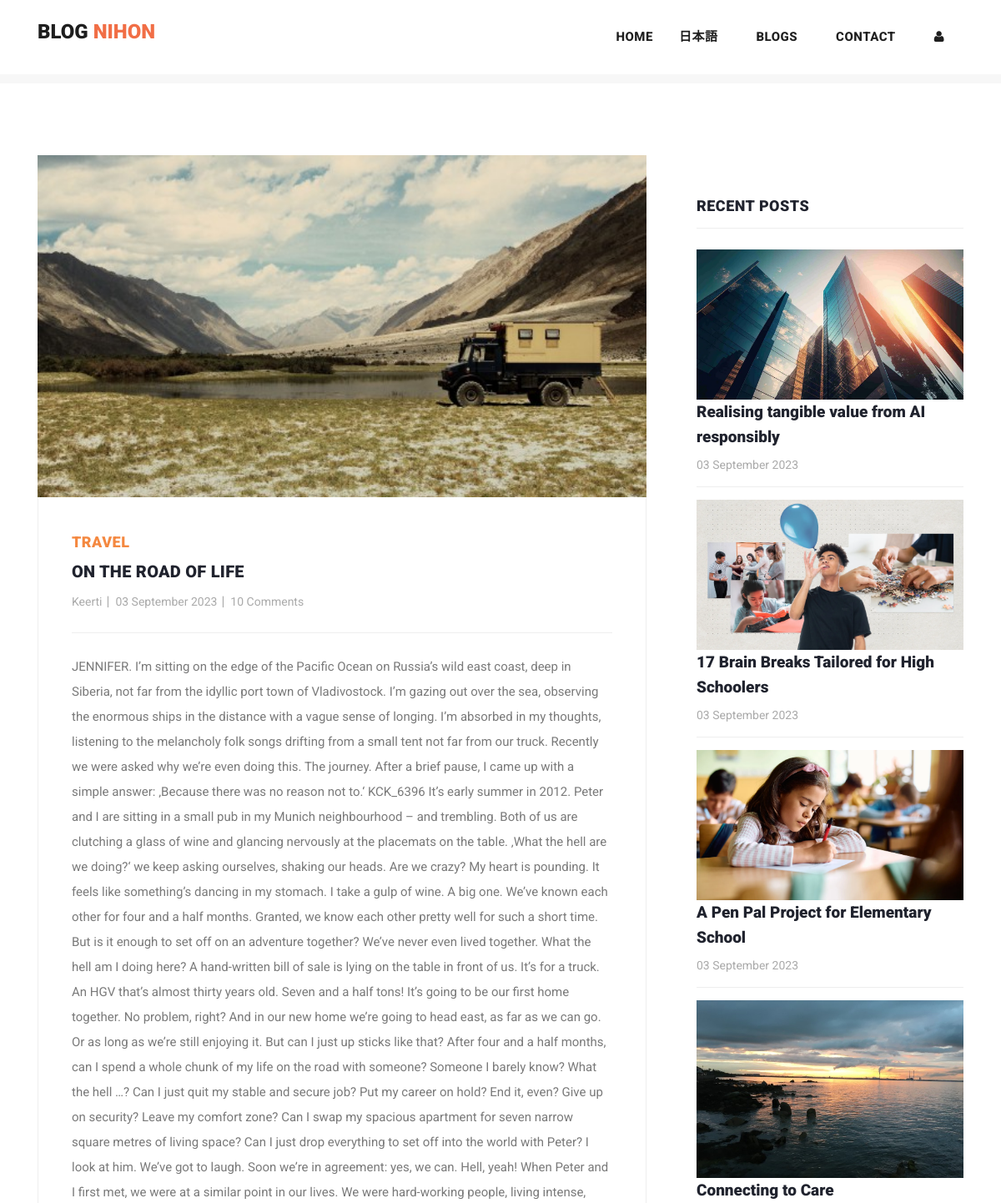
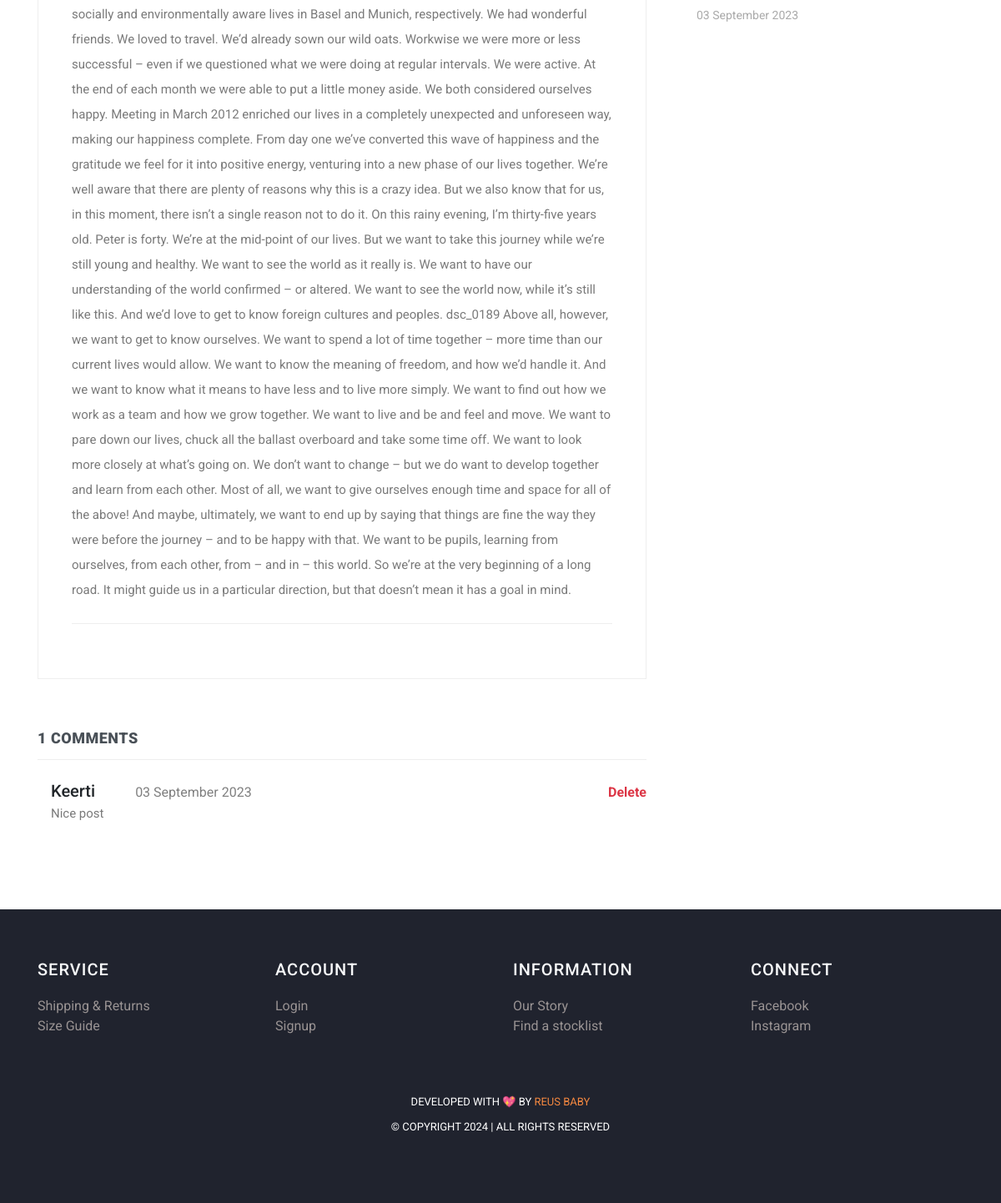
The page /post/18 on the database its author committed (2 pictures, top to bottom).
### myapp/models.py (models this page shows, shortened)
class Post(models.Model):
    postname = models.CharField(max_length=600)
    category = models.CharField(max_length=600)
    image = models.ImageField(upload_to='images/posts',blank=True,null=True)
    content = models.CharField(max_length=100000)
    time = models.CharField(default=time,max_length=100, blank=True)
    likes = models.IntegerField(null=True,blank=True,default=0)
    user = models.ForeignKey(User,on_delete=models.CASCADE)

class Comment(models.Model):
    content = models.CharField(max_length=200)
    time = models.CharField(default=time,max_length=100, blank=True)
    post = models.ForeignKey(Post,on_delete=models.CASCADE)
    user = models.ForeignKey(User,on_delete=models.CASCADE)

### myapp/views.py (the view)
# urls.py: path("post/<int:id>",views.post,name="post"),
def post(request,id):
    post = Post.objects.get(id=id)
    return render(request,"post-details.html",{
        "user":request.user,
        'post':Post.objects.get(id=id),
        'recent_posts':Post.objects.all().order_by("-id"),
        'media_url':settings.MEDIA_URL,
        'comments':Comment.objects.filter(post_id = post.id),
        'total_comments': len(Comment.objects.filter(post_id = post.id))
    })

### templates/post-details.html (shortened to what this page needs)
{% load static %}
<!DOCTYPE html>
<html lang="en">
  <head>
    <link href="https://cdn.jsdelivr.net/npm/bootstrap@5.3.0-alpha3/dist/css/bootstrap.min.css" rel="stylesheet">
    <link href="{% static 'vendor/bootstrap/css/bootstrap.min.css' %}" rel="stylesheet">
    <link rel="stylesheet" href="{% static 'assets/css/fontawesome.css' %}">
    <link rel="stylesheet" href="{% static 'assets/css/templatemo-stand-blog.css' %}">
    <link rel="stylesheet" href="{% static 'assets/css/owl.css' %}">
  </head>
  <body>
    {%include 'header.html'%}
    <section class="blog-posts grid-system">
      <div class="container">
        <div class="row">
          <div class="col-lg-8">
            <div class="all-blog-posts">
              <div class="row">
                <div class="col-lg-12">
                  <div class="blog-post">
                    <div class="blog-thumb">
                      <img src="{{media_url}}{{post.image}}" alt="post_image">
                    </div>
                    <div class="down-content">
                      <span>{{post.category}}</span>
                      <a><h4>{{post.postname}}</h4></a>
                      <ul class="post-info">
                        <li><a href="#">{{post.user}}</a></li>
                        <li><a href="#">{{post.time}}</a></li>
                        <li><a href="#">10 Comments</a></li>
                      </ul>
                      <p>{{post.content}}</p>
                    </div>
                  </div>
                </div>
                <div class="col-lg-12">
                  <div class="sidebar-item comments">
                    <div class="sidebar-heading">
                      <h2 class="text-dark-emphasis">{{total_comments}} comments</h2>
                    </div>
                    <div class="content">
                      <ul>
                        {% for comment in comments %}
                        <li style="display: block;">
                          <div class="ps-3">
                            <h5>{{comment.user}}<span class="small text-black-50 px-5 text-danger">{{comment.time}}</span>
                              {% if post.user == user or comment.user == post.user%}
                              <a href="{% url 'deletecomment' comment.id %}" class="small text-danger float-right fw-bold pt-1">Delete</a>
                              {% endif %}
                            </h5>
                            <p>{{comment.content}}</p>
                          </div>
                        </li>
                        {% endfor %}
                      </ul>
                    </div>
                  </div>
                </div>
              </div>
            </div>
          </div>
          <div class="col-lg-4">
            <div class="sidebar">
              <div class="row">
                <div class="col-lg-12">
                  <div class="sidebar-item recent-posts">
                    <div class="sidebar-heading">
                      <h2>Recent Posts</h2>
                    </div>
                    <div class="content">
                      <ul>
                        {% for post in recent_posts|slice:"0:4" %}
                        <li>
                          <img src="{{media_url}}{{post.image}}" class="img-fluid" alt="">
                          <a href="post-details.html">
                            <a href="{% url 'post' post.id %}" class="text-decoration-none text-dark"><h5>{{post.postname}}</h5></a>
                          <span>{{post.time}}</span>
                        </a></li>
                        {% endfor %}
                      </ul>
                    </div>
                  </div>
                </div>
              </div>
            </div>
          </div>
        </div>
      </div>
    </section>
   {% include "footer.html" %}
  </body>
</html>

### static/assets/css/templatemo-stand-blog.css (style rules this page uses)
body { font-family: 'Roboto', sans-serif; overflow-x: hidden; text-rendering: optimizeLegibility; -webkit-font-smoothing: antialiased; -moz-osx-font-smoothing: grayscale; }
p { margin-bottom: 0px; font-size: 15px; font-weight: 400; color: #7a7a7a; line-height: 30px; }
a { text-decoration: none!important; }
ul { padding: 0; margin: 0; list-style: none; }
h1,h2,h3,h4,h5,h6 { margin: 0px; }
.blog-posts { margin-top: 100px; }
.blog-posts .blog-post { margin-bottom: 30px; }
.blog-posts .blog-thumb img { width: 100%; overflow: hidden; }
.blog-posts .down-content { padding: 40px; border-right: 1px solid #eee; border-left: 1px solid #eee; border-bottom: 1px solid #eee; }
.blog-posts .down-content span { font-size: 18px; text-transform: uppercase; letter-spacing: 0.5px; font-weight: 900; color: #f48840; }
.blog-posts .down-content h4 { font-size: 24px; text-transform: capitalize; letter-spacing: 0.5px; font-weight: 900; color: #20232e; margin: 10px 0px 12px 0px; }
.blog-posts .down-content ul.post-info li { display: inline-block; margin-right: 8px; }
.blog-posts .down-content ul.post-info li:after { content: '|'; color: #aaa; margin-left: 8px; }
.blog-posts .down-content h4 { font-size: 20px; letter-spacing: 0.25px; }
.grid-system .down-content ul.post-info li { margin-right: 3px; }
.grid-system .down-content ul.post-info li:after { margin-left: 5px; }
.blog-posts .down-content ul.post-info li:last-child::after { display: none; }
.blog-posts .down-content ul.post-info li a { font-size: 14px; color: #aaa; font-weight: 400; transition: all .3s; }
.blog-posts .down-content p { padding: 25px 0px; margin: 25px 0px; border-top: 1px solid #eee; border-bottom: 1px solid #eee; }
.blog-posts .sidebar-heading h2 { font-size: 18px; text-transform: uppercase; font-weight: 900; letter-spacing: 0.5px; color: #20232e; border-bottom: 1px solid #eee; padding-bottom: 15px; margin-bottom: 25px; }
.blog-posts .comments { margin-top: 30px; }
.blog-posts .comments ul li { display: inline-block; margin-bottom: 20px; padding-bottom: 20px; border-bottom: 1px solid #eee; }
.blog-posts .comments ul li:last-child { margin-bottom: 0px; padding-bottom: 0px; border-bottom: none; }
.sidebar { margin-left: 30px; }
.sidebar .sidebar-item { margin-top: 50px; }
.sidebar .sidebar-heading h2 { font-size: 18px; text-transform: uppercase; font-weight: 900; letter-spacing: 0.5px; color: #20232e; border-bottom: 1px solid #eee; padding-bottom: 15px; margin-bottom: 25px; }
.sidebar .recent-posts ul li { margin-bottom: 15px; padding-bottom: 15px; border-bottom: 1px solid #eee; }
.sidebar .recent-posts ul li:last-child { margin-bottom: 0px; padding-bottom: 0px; border-bottom: none; }
.sidebar .recent-posts ul li h5 { font-size: 19px; font-weight: 900; color: #20232e; line-height: 30px; transition: all 0.3s; }
.sidebar .recent-posts ul li span { display: block; font-size: 14px; color: #aaa; margin-top: 8px; }

### templates/footer.html (style rules this page uses)
h4 { text-align: left; color: #dfdada; letter-spacing: 1px; margin-bottom: 20px; font-size: 20px; }
li { text-decoration: none; text-align: left; }
li a { color: rgb(153, 147, 147); }

### rows shown on the page
Post: image (picture), category "TRAVEL", postname "ON THE ROAD OF LIFE", user "Keerti", time "03 September 2023", content "JENNIFER. I’m sitting on the edge of the Pacific Ocean on Russia’s wild east coast, deep in Siberia, not far from the idyllic port town of Vladivostock. I’m gazing out over the sea, observing the enormous ships in the distance with a vague sense of longing. I’m absorbed in my thoughts, listening to the melancholy folk songs drifting from a small tent not far from our truck. Recently we were asked why we’re even doing this. The journey. After a brief pause, I came up with a simple answer: ‚Because there was no reason not to.‘ KCK_6396 It’s early summer in 2012. Peter and I are sitting in a small pub in my Munich neighbourhood – and trembling. Both of us are clutching a glass of wine and…"
Comment: user "Keerti", time "03 September 2023", shows "Delete", content "Nice post"
Post: image (picture), postname "Realising tangible value from AI responsibly", time "03 September 2023"
Post: image (picture), postname "17 Brain Breaks Tailored for High Schoolers", time "03 September 2023"
Post: image (picture), postname "A Pen Pal Project for Elementary School", time "03 September 2023"
Post: image (picture), postname "Connecting to Care", time "03 September 2023"

### other values the page prints
{{ total_comments }} "1"
